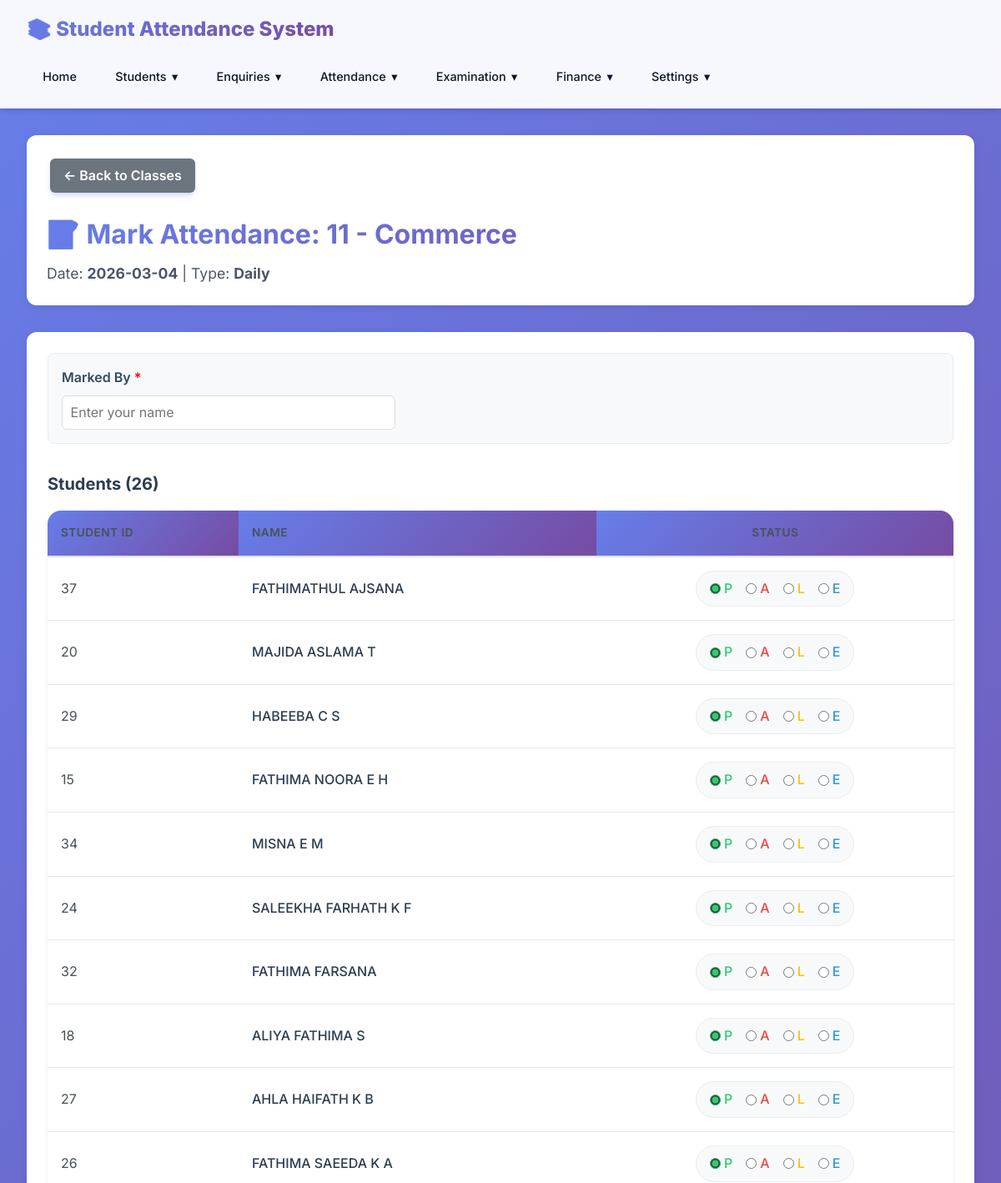
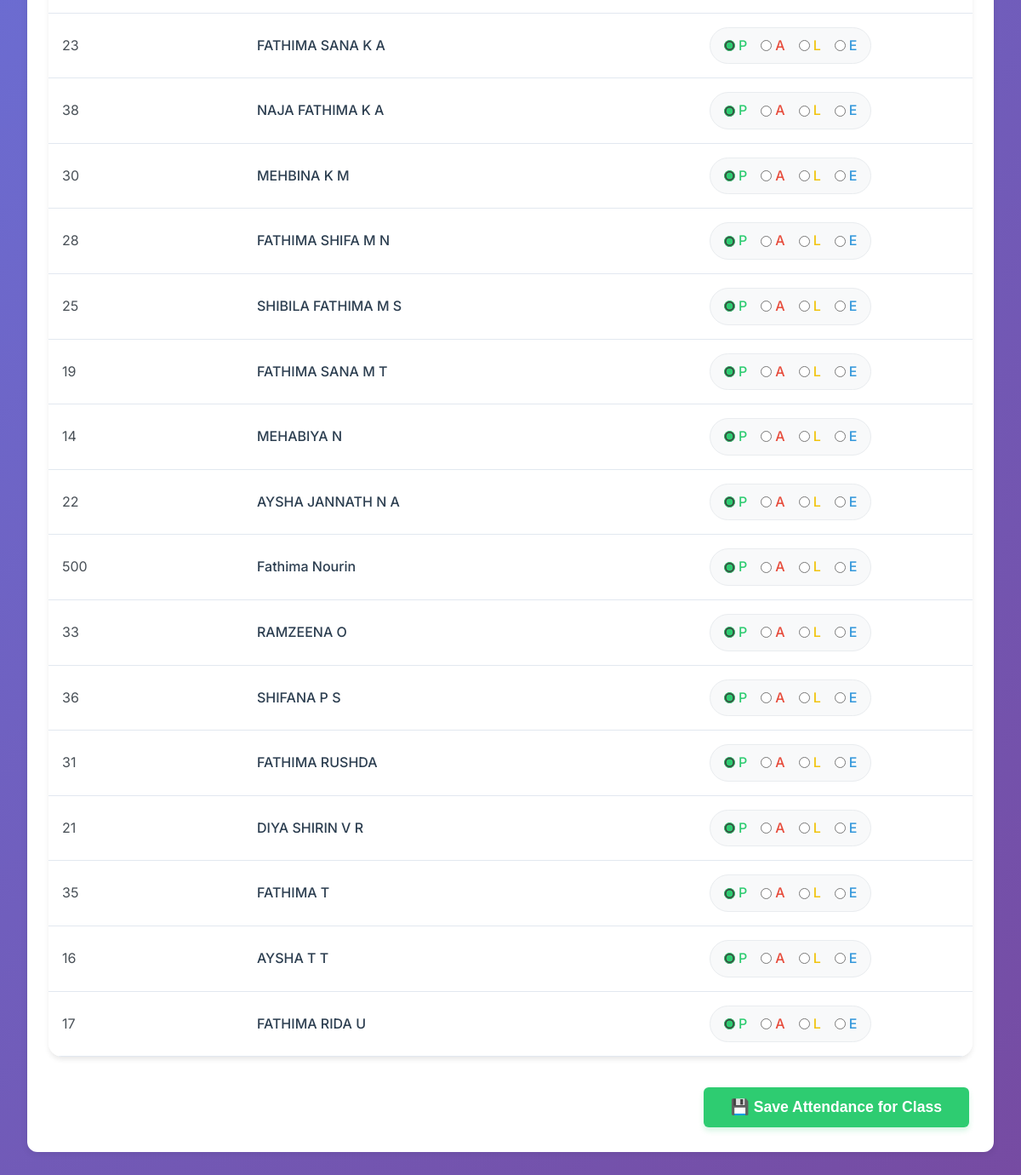
The page /attendance/mark/11/1/ on the database its author committed (2 pictures, top to bottom).
### students/models.py (models this page shows, shortened)
class Enrollment(models.Model):
    student = models.ForeignKey(Student, on_delete=models.CASCADE, related_name='enrollments')
    academic_year = models.ForeignKey(AcademicYear, on_delete=models.CASCADE, related_name='enrollments')
    grade = models.CharField(max_length=50, help_text="Grade/Year for this session (e.g., 11, 12, 1st Year)")
    division = models.ForeignKey(Division, on_delete=models.SET_NULL, null=True, blank=True)
    room = models.ForeignKey(Room, on_delete=models.SET_NULL, null=True, blank=True)
    created_at = models.DateTimeField(auto_now_add=True)
    updated_at = models.DateTimeField(auto_now=True)
    class Meta:
        ordering = ['-academic_year__name', 'grade', 'division', 'student__last_name']
        unique_together = [['student', 'academic_year']]

class Student(models.Model):
    STUDENT_TYPE_CHOICES = [
        ('hostel', 'Hostel'),
        ('day_scholar', 'Day Scholar'),
    ]
    student_id = models.CharField(max_length=50, unique=True)
    first_name = models.CharField(max_length=100)
    last_name = models.CharField(max_length=100)
    student_type = models.CharField(max_length=20, choices=STUDENT_TYPE_CHOICES, default='day_scholar')
    email = models.EmailField(blank=True)
    phone = models.CharField(max_length=20, blank=True)
    address = models.TextField(blank=True)
    created_at = models.DateTimeField(auto_now_add=True)
    updated_at = models.DateTimeField(auto_now=True)
    is_active = models.BooleanField(default=True)
    class Meta:
        ordering = ['last_name', 'first_name']
    @property
    def full_name(self):
        return f"{self.first_name} {self.last_name}"

### students/views.py (the view, shortened to what this page needs)
# urls.py: path('attendance/mark/<str:grade>/<int:division_id>/', views.mark_attendance_class, name='mark_attendance_class'),
def mark_attendance_class(request, grade, division_id):
    attendance_type = request.GET.get('type', 'daily')
    selected_date = request.GET.get('date', date.today().isoformat())
    period_id = request.GET.get('period')
    activity_id = request.GET.get('activity')
    actual_division_id = None if division_id == 0 else division_id
    active_year = AcademicYear.objects.filter(is_active=True).first()
    if not active_year:
        messages.error(request, 'Please set an active academic year to mark attendance.')
        return redirect('students:home')
    enrollments = Enrollment.objects.filter(academic_year=active_year, student__is_active=True, grade=grade).select_related('student', 'division', 'room')
    if actual_division_id:
        enrollments = enrollments.filter(division_id=actual_division_id)
        division = get_object_or_404(Division, id=actual_division_id)
        class_name = f"{grade} - {division.name}"
    else:
        enrollments = enrollments.filter(division__isnull=True)
        class_name = f"{grade} - No Division"
    existing_attendance = {}
    if attendance_type == 'period' and period_id:
        existing_attendance = {
            att.enrollment_id: att.status
            for att in Attendance.objects.filter(
                date=selected_date,
                attendance_type='period',
                period_id=period_id,
                enrollment__in=enrollments
            )
        }
    elif attendance_type == 'daily':
        existing_attendance = {
            att.enrollment_id: att.status
            for att in Attendance.objects.filter(
                date=selected_date,
                attendance_type='daily',
                enrollment__in=enrollments
            )
        }
    context = {
        'class_name': class_name,
        'grade': grade,
        'division_id': division_id,
        'enrollments': enrollments,
        'attendance_type': attendance_type,
        'selected_date': selected_date,
        'existing_attendance': existing_attendance,
        'selected_period': period_id,
        'selected_activity': activity_id,
    }
    return render(request, 'students/mark_attendance_class.html', context)

### students/templatetags/students_extras.py (called while the page is built)
@register.filter
def get_item(dictionary, key):
    if dictionary is None:
        return None
    return dictionary.get(key)

### students/templates/students/mark_attendance_class.html (shortened to what this page needs)
{% extends 'students/base.html' %}
{% load students_extras %}
{% block content %}
<div class="page-header" style="margin-bottom: 2rem; background: #fff; padding: 1.5rem; border-radius: 12px; box-shadow: 0 2px 8px rgba(0,0,0,0.08);">
    <a href="{% url 'students:mark_attendance' %}?date={{ selected_date }}&type={{ attendance_type }}" class="btn btn-secondary" style="margin-bottom: 1rem; padding: 0.5rem 1rem; border-radius: 6px; background: #6c757d; color: white; text-decoration: none; display: inline-block;">← Back to Classes</a>
    <h1 style="color: #1a202c; font-size: 2rem; margin-bottom: 0.5rem; font-weight: 700;">📝 Mark Attendance: {{ class_name }}</h1>
    <p class="text-muted" style="color: #4a5568;">
        Date: <strong>{{ selected_date }}</strong> |
        Type: <strong>{{ attendance_type|title }}</strong>
    </p>
</div>
{% if enrollments %}
<div class="card" style="background: #fff; border-radius: 12px; box-shadow: 0 2px 8px rgba(0,0,0,0.08); padding: 1.5rem;">
    <form method="post">
        <div class="form-group" style="margin-bottom: 2rem; background: #f8f9fa; padding: 1rem; border-radius: 8px; border: 1px solid #e9ecef;">
            <label style="font-weight: 600; color: #34495e; display: block; margin-bottom: 0.5rem;">Marked By <span style="color: red;">*</span></label>
            <input type="text" name="marked_by" required placeholder="Enter your name" style="width: 100%; max-width: 400px; padding: 0.6rem; border: 1px solid #ddd; border-radius: 6px;">
        </div>
        <h2 style="margin: 0 0 1rem 0; color: #2c3e50; font-size: 1.25rem;">Students ({{ enrollments.count }})</h2>
        <div class="table-wrapper" style="overflow-x: auto;">
            <table style="width: 100%; border-collapse: collapse; min-width: 600px;">
                <thead>
                    <tr style="background: #f8f9fa; border-bottom: 2px solid #dee2e6;">
                        <th style="padding: 1rem; text-align: left; color: #495057; font-weight: 600;">Student ID</th>
                        <th style="padding: 1rem; text-align: left; color: #495057; font-weight: 600;">Name</th>
                        <th style="padding: 1rem; text-align: center; color: #495057; font-weight: 600;">Status</th>
                    </tr>
                </thead>
                <tbody>
                    {% for enrollment in enrollments %}
                    <tr style="border-bottom: 1px solid #e9ecef;">
                        <td style="padding: 1rem; color: #495057;">{{ enrollment.student.student_id }}</td>
                        <td style="padding: 1rem; font-weight: 500; color: #2c3e50;">{{ enrollment.student.full_name }}</td>
                        <td style="padding: 1rem; text-align: center;">
                            {% with status=existing_attendance|get_item:enrollment.id %}
                            <div class="status-radio-group" style="display: inline-flex; gap: 1rem; background: #f8f9fa; padding: 0.5rem 1rem; border-radius: 50px; border: 1px solid #e9ecef;">
                                <label style="display: flex; align-items: center; gap: 0.25rem; cursor: pointer; color: #2ecc71; font-weight: 500;">
                                    <input type="radio" name="attendance_{{ enrollment.id }}" value="{{ enrollment.id }}|present" {% if status == 'present' or not status %}checked{% endif %} style="accent-color: #2ecc71;"> P
                                </label>
                                <label style="display: flex; align-items: center; gap: 0.25rem; cursor: pointer; color: #e74c3c; font-weight: 500;">
                                    <input type="radio" name="attendance_{{ enrollment.id }}" value="{{ enrollment.id }}|absent" {% if status == 'absent' %}checked{% endif %} style="accent-color: #e74c3c;"> A
                                </label>
                                <label style="display: flex; align-items: center; gap: 0.25rem; cursor: pointer; color: #f1c40f; font-weight: 500;">
                                    <input type="radio" name="attendance_{{ enrollment.id }}" value="{{ enrollment.id }}|late" {% if status == 'late' %}checked{% endif %} style="accent-color: #f1c40f;"> L
                                </label>
                                <label style="display: flex; align-items: center; gap: 0.25rem; cursor: pointer; color: #3498db; font-weight: 500;">
                                    <input type="radio" name="attendance_{{ enrollment.id }}" value="{{ enrollment.id }}|excused" {% if status == 'excused' %}checked{% endif %} style="accent-color: #3498db;"> E
                                </label>
                            </div>
                            {% endwith %}
                        </td>
                    </tr>
                    {% endfor %}
                </tbody>
            </table>
        </div>
        <div style="margin-top: 2rem; text-align: right;">
            <button type="submit" class="btn btn-success" style="background: #2ecc71; color: white; padding: 0.8rem 2rem; border-radius: 6px; border: none; font-size: 1.1rem; font-weight: 600; cursor: pointer; box-shadow: 0 4px 6px rgba(46, 204, 113, 0.2);">
                💾 Save Attendance for Class
            </button>
        </div>
    </form>
</div>
{% else %}
<div style="text-align: center; padding: 3rem; background: #fff; border-radius: 12px; box-shadow: 0 2px 8px rgba(0,0,0,0.08);">
    <p style="color: #6c757d; font-size: 1.2rem; margin: 0;">No students found in this class.</p>
</div>
{% endif %}
{% endblock %}

### students/templates/students/base.html (style rules this page uses)
* { margin: 0; padding: 0; box-sizing: border-box; }
:root { --primary: #6366f1; --primary-dark: #4f46e5; --primary-light: #818cf8; --secondary: #ec4899; --accent: #8b5cf6; --success: #10b981; --danger: #ef4444; --warning: #f59e0b; --dark: #0f172a; --dark-secondary: #1e293b; --light: #f8fafc; --gray: #64748b; --border: #e2e8f0; --shadow: rgba(0, 0, 0, 0.1); --gradient-1: linear-gradient(135deg, #667eea 0%, #764ba2 100%); --gradient-2: linear-gradient(135deg, #f093fb 0%, #f5576c 100%); --gradient-3: linear-gradient(135deg, #4facfe 0%, #00f2fe 100%); --gradient-4: linear-gradient(135deg, #43e97b 0%, #38f9d7 100%); }
body { font-family: 'Inter', -apple-system, BlinkMacSystemFont, 'Segoe UI', Roboto, sans-serif; background: linear-gradient(135deg, #667eea 0%, #764ba2 100%); color: var(--dark); min-height: 100vh; line-height: 1.6; }
.card { background: rgba(255, 255, 255, 0.95); backdrop-filter: blur(20px); border-radius: 24px; padding: 2.5rem; margin-bottom: 2rem; box-shadow: 0 20px 25px -5px rgba(0, 0, 0, 0.1), 0 10px 10px -5px rgba(0, 0, 0, 0.04); border: 1px solid rgba(255, 255, 255, 0.3); transition: all 0.3s cubic-bezier(0.4, 0, 0.2, 1); }
.btn { display: inline-block; padding: 0.875rem 2rem; background: var(--gradient-1); color: white; text-decoration: none; border-radius: 12px; border: none; cursor: pointer; transition: all 0.3s cubic-bezier(0.4, 0, 0.2, 1); font-size: 1rem; font-weight: 600; margin: 0.25rem; position: relative; overflow: hidden; box-shadow: 0 4px 6px -1px rgba(102, 126, 234, 0.3); }
.btn::before { content: ''; position: absolute; top: 50%; left: 50%; width: 0; height: 0; border-radius: 50%; background: rgba(255, 255, 255, 0.2); transform: translate(-50%, -50%); transition: width 0.6s, height 0.6s; }
.btn-success { background: linear-gradient(135deg, #10b981 0%, #059669 100%); box-shadow: 0 4px 6px -1px rgba(16, 185, 129, 0.3); }
.table-wrapper { overflow-x: auto; -webkit-overflow-scrolling: touch; margin-top: 1rem; border-radius: 16px; box-shadow: 0 4px 6px -1px rgba(0, 0, 0, 0.1); }
table { width: 100%; border-collapse: collapse; min-width: 600px; background: white; }
th, td { padding: 1.25rem; text-align: left; border-bottom: 1px solid var(--border); }
th { background: linear-gradient(135deg, #667eea 0%, #764ba2 100%); color: white; font-weight: 700; text-transform: uppercase; font-size: 0.85rem; letter-spacing: 0.5px; }
tbody tr { transition: all 0.3s ease; }
.form-group { margin-bottom: 1.75rem; }
input[type="text"], input[type="date"], input[type="time"], input[type="email"], input[type="number"], input[type="file"], select, textarea { width: 100%; padding: 1rem; border: 2px solid var(--border); border-radius: 12px; font-size: 1rem; transition: all 0.3s ease; background: white; font-family: inherit; }
.page-header { margin-bottom: 2.5rem; animation: fadeInDown 0.6s ease; }
.page-header h1 { font-size: 2.5rem; font-weight: 800; background: linear-gradient(135deg, #667eea 0%, #764ba2 100%); -webkit-background-clip: text; -webkit-text-fill-color: transparent; background-clip: text; margin-bottom: 0.5rem; }
.page-header p { color: var(--gray); font-size: 1.1rem; }

### rows shown on the page
Enrollment: student.student_id "37", student.full_name "FATHIMATHUL AJSANA"
Enrollment: student.student_id "20", student.full_name "MAJIDA ASLAMA T"
Enrollment: student.student_id "29", student.full_name "HABEEBA C S"
Enrollment: student.student_id "15", student.full_name "FATHIMA NOORA E H"
Enrollment: student.student_id "34", student.full_name "MISNA E M"
Enrollment: student.student_id "24", student.full_name "SALEEKHA FARHATH K F"
Enrollment: student.student_id "32", student.full_name "FATHIMA FARSANA"
Enrollment: student.student_id "18", student.full_name "ALIYA FATHIMA S"
Enrollment: student.student_id "27", student.full_name "AHLA HAIFATH K B"
Enrollment: student.student_id "26", student.full_name "FATHIMA SAEEDA K A"
Enrollment: student.student_id "23", student.full_name "FATHIMA SANA K A"
Enrollment: student.student_id "38", student.full_name "NAJA FATHIMA K A"
Enrollment: student.student_id "30", student.full_name "MEHBINA K M"
Enrollment: student.student_id "28", student.full_name "FATHIMA SHIFA M N"
Enrollment: student.student_id "25", student.full_name "SHIBILA FATHIMA M S"
Enrollment: student.student_id "19", student.full_name "FATHIMA SANA M T"
Enrollment: student.student_id "14", student.full_name "MEHABIYA N"
Enrollment: student.student_id "22", student.full_name "AYSHA JANNATH N A"
Enrollment: student.student_id "500", student.full_name "Fathima Nourin"
Enrollment: student.student_id "33", student.full_name "RAMZEENA O"
Enrollment: student.student_id "36", student.full_name "SHIFANA P S"
Enrollment: student.student_id "31", student.full_name "FATHIMA RUSHDA"
Enrollment: student.student_id "21", student.full_name "DIYA SHIRIN V R"
Enrollment: student.student_id "35", student.full_name "FATHIMA T"
Enrollment: student.student_id "16", student.full_name "AYSHA T T"
Enrollment: student.student_id "17", student.full_name "FATHIMA RIDA U"

### other values the page prints
{{ class_name }} "11 - Commerce"
{{ selected_date }} "2026-03-04"
{{ attendance_type|title }} "Daily"
{{ enrollments.count }} "26"
